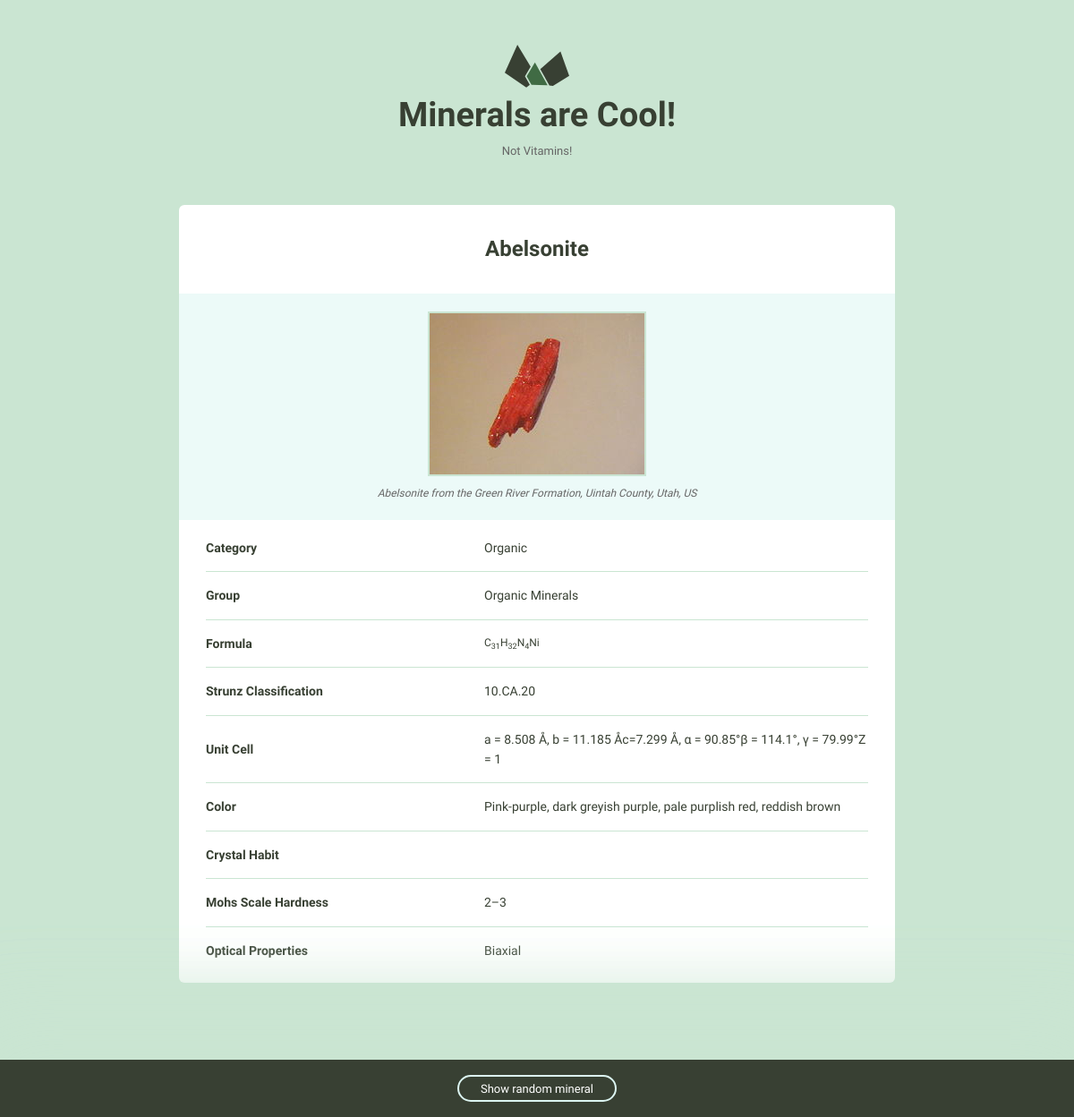
/1/, run on the app's committed database.
### minerals/models.py (models this page shows, shortened)
class Mineral(models.Model):
    name = models.TextField() # in
    image_filename = models.TextField() # in
    image_caption = models.TextField() # in
    category = models.TextField() # in
    formula = models.TextField(blank=True) # in
    strunz_classification = models.TextField(blank=True) # in
    crystal_system = models.TextField(blank=True) # in
    unit_cell = models.TextField(blank=True) # in
    color = models.TextField(blank=True) # in
    crystal_symmetry = models.TextField(blank=True)
    cleavage = models.TextField(blank=True)
    mohs_scale_hardness = models.TextField(blank=True)
    luster = models.TextField(blank=True)
    streak = models.TextField(blank=True)
    diaphaneity = models.TextField(blank=True)
    optical_properties = models.TextField(blank=True)
    group = models.TextField() # in
    crystal_habit = models.TextField(blank=True)

### minerals/views.py (the view)
# urls.py: url(r'(?P<pk>\d+)/$', views.mineral_detail, name='detail'),
def mineral_detail(request, pk):
    mineral = get_object_or_404(Mineral, pk=pk)
    return render(request, 'minerals/mineral_detail.html',
                  {'mineral': mineral})

### minerals/templates/minerals/mineral_detail.html
{% extends "layout.html" %}
{% load static from staticfiles %}
{% block content %}
    <div class="grid-100 mineral__container">
      <h1 class="mineral__name">{{ mineral.name }}</h1>
      <div class="mineral__image-bg">
        <img class="mineral__image" src="{% static 'images/' %}{{ mineral.name }}.jpg">
        <p class="mineral__caption">{{ mineral.image_caption }}</p>
      </div>
      <div class="mineral__table-container">
        <table class="mineral__table">
          <tr>
            <td class="mineral__category">Category</td>
            <td>{{ mineral.category }}</td>
          </tr>
          <tr>
            <td class="mineral__category">Group</td>
            <td>{{ mineral.group }}</td>
          </tr>
          <tr>
            <td class="mineral__category">Formula</td>
            <td class="mineral__formula">{{ mineral.formula|safe }}</td>
          </tr>
          <tr>
            <td class="mineral__category">Strunz Classification</td>
            <td>{{ mineral.strunz_classification }}</td>
          </tr>
          <tr>
            <td class="mineral__category">Unit Cell</td>
            <td>{{ mineral.unit_cell }}</td>
          </tr>
          <tr>
            <td class="mineral__category">Color</td>
            <td>{{ mineral.color }}</td>
          </tr>
          <tr>
            <td class="mineral__category">Crystal Habit</td>
            <td>{{ mineral.crystal_habit }}</td>
          </tr>
          <tr>
            <td class="mineral__category">Mohs Scale Hardness</td>
            <td>{{ mineral.mohs_scale_hardness }}</td>
          </tr>
          <tr>
            <td class="mineral__category">Optical Properties</td>
            <td>{{ mineral.optical_properties }}</td>
          </tr>
        </table>
      </div>
    </div>
  </div>
  <div class="minerals__random">
    <a class="minerals__anchor" href="#">Show random mineral</a>
  </div>
{% endblock %}

### assets/css/global.css (style rules this page uses)
html { font-family: sans-serif; -ms-text-size-adjust: 100%; -webkit-text-size-adjust: 100%; }
body { margin: 0; }
a { background-color: transparent; }
h1 { font-size: 2em; margin: 0.67em 0; }
sub { font-size: 75%; line-height: 0; position: relative; vertical-align: baseline; bottom: -0.25em; }
img { border: 0; }
table { border-collapse: collapse; border-spacing: 0; }
td, th { padding: 0; }
html { font-size: 62.5%; }
body { background-color: #CAE5D2; font-size: 1.5em; line-height: 1.6; font-weight: 400; font-family: "Cousine"; color: #666; }
.grid, .grid-5, .grid-10, .grid-15, .grid-20, .grid-25, .grid-30, .grid-33, .grid-35, .grid-40, .grid-45, .grid-50, .grid-55, .grid-60, .grid-65, .grid-66, .grid-70, .grid-75, .grid-80, .grid-90, .grid-95, .grid-100 { float: left; box-sizing: border-box; position: relative; }
.grid-100 { width: 100%; padding: 0 15px; }
h1, h2, h3, h4, h5, h6 { margin-top: 0; margin-bottom: 2rem; font-weight: bold; font-family: "Work Sans", sans-serif; color: #384033; }
h1 { font-size: 3.8rem; }
@media (min-width: 550px) { h1 { font-size: 3.8rem; } }
p { margin-top: 0; font-size: 1.6rem; }
a { color: #689b98; text-decoration: none; -webkit-transition: color 0.2s; -moz-transition: color 0.2s; -ms-transition: color 0.2s; -o-transition: color 0.2s; transition: color 0.2s; }
th, td { padding: 15px; text-align: left; border-bottom: 1px solid #e1e1e1; }
th:first-child, td:first-child { padding-left: 0; }
th:last-child, td:last-child { padding-right: 0; }
table, p, ul { margin-bottom: 2.5rem; }
.minerals__anchor { border: solid 2px #DCF5F2; border-radius: 100px; color: #384033; display: block; font-size: 13px; text-align: center; padding: 8px 0 7px 0; width: 100%; transition: background-color 200ms ease-in-out, font-weight 200ms ease-in-out, color 200ms ease-in-out; }
.minerals__random { background-color: #384033; box-shadow: 0 0 100px 50px #CAE5D2; color: #fff; padding: 20px 0 20px 0; position: fixed; bottom: 0; text-align: center; width: 100%; }
.minerals__random .minerals__anchor { display: inline; color: #fff; padding: 6px 24px 5px 24px; }
.mineral__container { background-color: #fff; border-radius: 6px; list-style: none; padding: 0; text-align: center; }
.mineral__name { display: block; width: 100%; margin: 0; font-size: 24px; padding: 30px 0 30px 0; }
.mineral__image { display: block; margin: 0 auto; border: solid 2px #CAE5D2; }
.mineral__image-bg { background-color: #ecfaf8; padding: 20px 0; }
.mineral__caption { font-size: 12px; font-style: italic; padding: 10px 0 0 0; margin: 0; }
.mineral__table { font-size: 14px; color: #384033; }
.mineral__table td { border-color: #CAE5D2; }
.mineral__table tr:last-of-type td { border-bottom: none; padding-bottom: 0; }
.mineral__table-container { padding: 5px 30px 0; }
.mineral__category { font-weight: bold; width: 40%; }
.mineral__formula { font-size: 12px; }

### data on the page
Mineral: name "Abelsonite", name (picture), image_caption "Abelsonite from the Green River Formation, Uintah County, Utah, US", category "Organic", group "Organic Minerals", formula "C 31 H 32 N 4 Ni", strunz_classification "10.CA.20", unit_cell "a = 8.508 Å, b = 11.185 Åc=7.299 Å, α = 90.85°β = 114.1°, γ = 79.99°Z = 1", color "Pink-purple, dark greyish purple, pale purplish red, reddish brown", mohs_scale_hardness "2–3", optical_properties "Biaxial"
